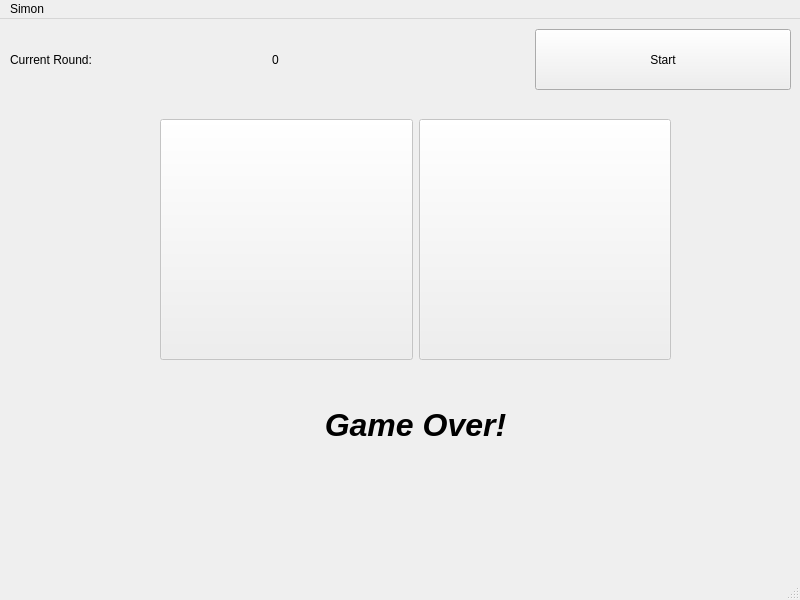
<?xml version="1.0" encoding="UTF-8"?>
<ui version="4.0">
 <class>MainWindow</class>
 <widget class="QMainWindow" name="MainWindow">
  <property name="geometry">
   <rect>
    <x>0</x>
    <y>0</y>
    <width>800</width>
    <height>600</height>
   </rect>
  </property>
  <property name="windowTitle">
   <string>MainWindow</string>
  </property>
  <widget class="QWidget" name="centralwidget">
   <widget class="QLabel" name="label">
    <property name="enabled">
     <bool>true</bool>
    </property>
    <property name="geometry">
     <rect>
      <x>290</x>
      <y>350</y>
      <width>251</width>
      <height>111</height>
     </rect>
    </property>
    <property name="font">
     <font>
      <pointsize>24</pointsize>
      <italic>true</italic>
      <bold>true</bold>
     </font>
    </property>
    <property name="text">
     <string>Game Over!</string>
    </property>
    <property name="alignment">
     <set>Qt::AlignmentFlag::AlignCenter</set>
    </property>
   </widget>
   <widget class="QWidget" name="">
    <property name="geometry">
     <rect>
      <x>10</x>
      <y>10</y>
      <width>781</width>
      <height>61</height>
     </rect>
    </property>
    <layout class="QHBoxLayout" name="horizontalLayout">
     <item>
      <widget class="QLabel" name="roundCounter">
       <property name="text">
        <string>Current Round: </string>
       </property>
      </widget>
     </item>
     <item>
      <widget class="QLabel" name="roundLabel">
       <property name="text">
        <string>0</string>
       </property>
      </widget>
     </item>
     <item>
      <widget class="QPushButton" name="startButton">
       <property name="sizePolicy">
        <sizepolicy hsizetype="Minimum" vsizetype="Minimum">
         <horstretch>0</horstretch>
         <verstretch>0</verstretch>
        </sizepolicy>
       </property>
       <property name="text">
        <string>Start</string>
       </property>
      </widget>
     </item>
    </layout>
   </widget>
   <widget class="QWidget" name="">
    <property name="geometry">
     <rect>
      <x>160</x>
      <y>100</y>
      <width>511</width>
      <height>241</height>
     </rect>
    </property>
    <layout class="QGridLayout" name="gridLayout">
     <property name="sizeConstraint">
      <enum>QLayout::SizeConstraint::SetDefaultConstraint</enum>
     </property>
     <property name="leftMargin">
      <number>0</number>
     </property>
     <property name="topMargin">
      <number>0</number>
     </property>
     <property name="spacing">
      <number>6</number>
     </property>
     <item row="0" column="0">
      <widget class="QPushButton" name="redButton">
       <property name="enabled">
        <bool>false</bool>
       </property>
       <property name="sizePolicy">
        <sizepolicy hsizetype="Minimum" vsizetype="Minimum">
         <horstretch>0</horstretch>
         <verstretch>0</verstretch>
        </sizepolicy>
       </property>
       <property name="text">
        <string/>
       </property>
      </widget>
     </item>
     <item row="0" column="1">
      <widget class="QPushButton" name="blueButton">
       <property name="enabled">
        <bool>false</bool>
       </property>
       <property name="sizePolicy">
        <sizepolicy hsizetype="Minimum" vsizetype="Minimum">
         <horstretch>0</horstretch>
         <verstretch>0</verstretch>
        </sizepolicy>
       </property>
       <property name="text">
        <string/>
       </property>
      </widget>
     </item>
    </layout>
   </widget>
  </widget>
  <widget class="QMenuBar" name="menubar">
   <property name="geometry">
    <rect>
     <x>0</x>
     <y>0</y>
     <width>800</width>
     <height>24</height>
    </rect>
   </property>
   <widget class="QMenu" name="menuSimon">
    <property name="title">
     <string>Simon</string>
    </property>
   </widget>
   <addaction name="menuSimon"/>
  </widget>
  <widget class="QStatusBar" name="statusbar"/>
 </widget>
 <resources/>
 <connections/>
</ui>
